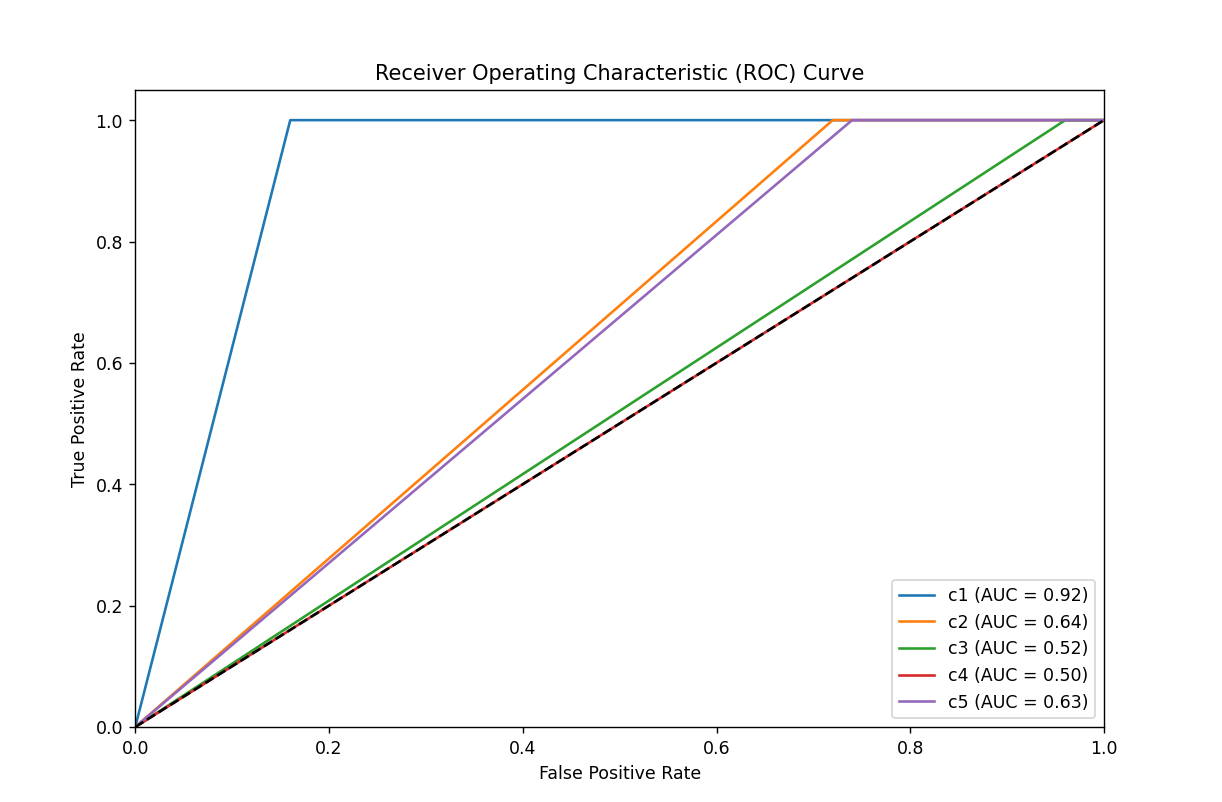

Write the Python code that produced this figure.
import pandas as pd
from sklearn.metrics import confusion_matrix, roc_curve, auc
import matplotlib.pyplot as plt

# Load the datasets
c1 = pd.read_csv("C:\\Users\\gokce\\OneDrive\\Desktop\\CTU Prague\\Cybernetics & AI\\Assignments\\Coding_Assignments\\Machine Learning\\ML_2_Optimal_Classifiers\\Classifiers\\C1.dsv", header=None)
c2 = pd.read_csv("C:\\Users\\gokce\\OneDrive\\Desktop\\CTU Prague\\Cybernetics & AI\\Assignments\\Coding_Assignments\\Machine Learning\\ML_2_Optimal_Classifiers\\Classifiers\\C2.dsv", header=None)
c3 = pd.read_csv("C:\\Users\\gokce\\OneDrive\\Desktop\\CTU Prague\\Cybernetics & AI\\Assignments\\Coding_Assignments\\Machine Learning\\ML_2_Optimal_Classifiers\\Classifiers\\C3.dsv", header=None)
c4 = pd.read_csv("C:\\Users\\gokce\\OneDrive\\Desktop\\CTU Prague\\Cybernetics & AI\\Assignments\\Coding_Assignments\\Machine Learning\\ML_2_Optimal_Classifiers\\Classifiers\\C4.dsv", header=None)
c5 = pd.read_csv("C:\\Users\\gokce\\OneDrive\\Desktop\\CTU Prague\\Cybernetics & AI\\Assignments\\Coding_Assignments\\Machine Learning\\ML_2_Optimal_Classifiers\\Classifiers\\C5.dsv", header=None)
gt = pd.read_csv("C:\\Users\\gokce\\OneDrive\\Desktop\\CTU Prague\\Cybernetics & AI\\Assignments\\Coding_Assignments\\Machine Learning\\ML_2_Optimal_Classifiers\\Classifiers\\GT.dsv", header=None)

# Function to calculate sensitivity and false positive rate
def calculate_metrics(predictions, ground_truth):
    tn, fp, fn, tp = confusion_matrix(ground_truth, predictions).ravel()
    sensitivity = tp / (tp + fn)  # Sensitivity (Recall)
    false_positive_rate = fp / (fp + tn)  # False Positive Rate
    return sensitivity, false_positive_rate

# Calculate metrics for each classifier
metrics = {}
for classifier, name in zip([c1, c2, c3, c4, c5], ['c1', 'c2', 'c3', 'c4', 'c5']):
    predictions = classifier.iloc[:, 0]
    sensitivity, false_positive_rate = calculate_metrics(predictions, gt.iloc[:, 0])
    metrics[name] = {"Sensitivity": sensitivity, "False Positive Rate": false_positive_rate}

# Display the metrics
metrics_df = pd.DataFrame(metrics).T
print(metrics_df)

# Plot ROC curves
plt.figure(figsize=(10, 8))

for classifier, name in zip([c1, c2, c3, c4, c5], ['c1', 'c2', 'c3', 'c4', 'c5']):
    predictions = classifier.iloc[:, 0]
    fpr, tpr, _ = roc_curve(gt.iloc[:, 0], predictions)
    roc_auc = auc(fpr, tpr)
    plt.plot(fpr, tpr, label=f'{name} (AUC = {roc_auc:.2f})')

plt.plot([0, 1], [0, 1], 'k--')  # Diagonal line
plt.xlim([0.0, 1.0])
plt.ylim([0.0, 1.05])
plt.xlabel('False Positive Rate')
plt.ylabel('True Positive Rate')
plt.title('Receiver Operating Characteristic (ROC) Curve')
plt.legend(loc="lower right")
plt.show()
